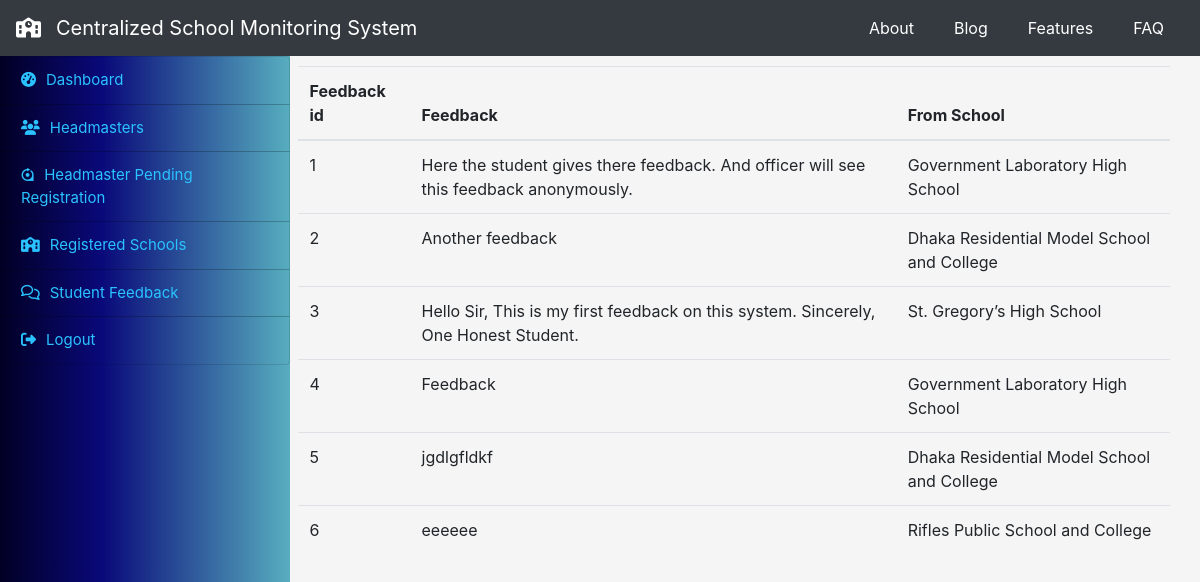
/student_feedback (signed in), run on the app's committed database.
### student/models.py (models this page shows, shortened)
class student_feedback(models.Model):
    select_school = [
        ('Government Laboratory High School', 'Government Laboratory High School'),
        ('Viqarunnisa Noon School', 'Viqarunnisa Noon School'),
        ('Rifles Public School and College', 'Rifles Public School and College'),
        ('Dhaka Residential Model School and College',
         'Dhaka Residential Model School and College'),
        ('Rajuk Uttara Model School & College',
         'Rajuk Uttara Model School & College'),
        ('Dhanmondi Government Boys’ High School',
         'Dhanmondi Government Boys’ High School'),
        ('Saint Joseph Higher Secondary School',
         'Saint Joseph Higher Secondary School'),
        ('St. Gregory’s High School', 'St. Gregory’s High School'),
        ('Motijheel Government Boys High school',
         'Motijheel Government Boys High school'),
        ('Mirpur Govt. High School', 'Mirpur Govt. High School'),
        ('Django', 'Django')
    ]
    feedback = models.TextField(blank=False)
    school = models.CharField(max_length=300, blank=False, choices=select_school)

### officer/views.py (the view)
# urls.py: path('student_feedback', views.student_feedbacks, name="student_feedbacks"),
def student_feedbacks(request):
    if request.session.has_key('empid'):
        obj = student_feedback.objects.all()
        return render(request, 'student_feedback.html', {'feedback': obj})

### officer/templates/student_feedback.html
{% extends 'o_base.html' %}
{% block content %}
                <div class="row">
                    <div class="col">
                    <table class="table">
                            <thead>
                              <tr>
                                <th scope="col">Feedback id</th>
                                <th scope="col">Feedback</th>
                                <th scope="col">From School</th>
                              </tr>
                            </thead>
                            <tbody>
                            {% for f in feedback %}
                                <tr>
                                    <td>{{ f.id }}</td>
                                    <td>{{ f.feedback }}</td>
                                    <td>{{ f.school }}</td>
                                </tr>
                            {% endfor %}
                            </tbody>
                    </table>
                </div>
                </div>
{% endblock content %}

### static/styles/app.css (style rules this page uses)
body { background-color: whitesmoke; @import url("https://fonts.googleapis.com/css?family=Raleway&display=swap"); @import url("https://fonts.googleapis.com/css?family=Roboto&display=swap"); }

### data on the page
student_feedback: id "1", feedback "Here the student gives there feedback. And officer will see this feedback anonymously.", school "Government Laboratory High School"
student_feedback: id "2", feedback "Another feedback", school "Dhaka Residential Model School and College"
student_feedback: id "3", feedback "Hello Sir, This is my first feedback on this system. Sincerely, One Honest Student.", school "St. Gregory’s High School"
student_feedback: id "4", feedback "Feedback", school "Government Laboratory High School"
student_feedback: id "5", feedback "jgdlgfldkf", school "Dhaka Residential Model School and College"
student_feedback: id "6", feedback "eeeeee", school "Rifles Public School and College"
